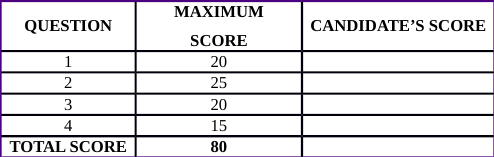
#> input picture build/lib/eval/class/1009.png, 494 x 157 px
$ python -i __init__.py   (imports and definitions only)
#> lines starting #> are read from the running program, lines starting #| are printed output that depends on the picture; after the words box and inside, x2 and y2 are one past the last pixel; in counts of white or black regions, pixels touching at a corner belong together
import cv2
import os


def extract_cell_images_from_table(image):
    BLUR_KERNEL_SIZE = (17, 17)
    STD_DEV_X_DIRECTION = 0
    STD_DEV_Y_DIRECTION = 0
    blurred = cv2.GaussianBlur(image, BLUR_KERNEL_SIZE, STD_DEV_X_DIRECTION, STD_DEV_Y_DIRECTION)
    MAX_COLOR_VAL = 255
    BLOCK_SIZE = 15
    SUBTRACT_FROM_MEAN = -2

    img_bin = cv2.adaptiveThreshold(
        ~blurred,
        MAX_COLOR_VAL,
        cv2.ADAPTIVE_THRESH_MEAN_C,
        cv2.THRESH_BINARY,
        BLOCK_SIZE,
        SUBTRACT_FROM_MEAN,
    )


    vertical = horizontal = img_bin.copy()
    SCALE = 5
    image_width, image_height = horizontal.shape
    horizontal_kernel = cv2.getStructuringElement(cv2.MORPH_RECT, (int(image_width / SCALE), 1))
    horizontally_opened = cv2.morphologyEx(img_bin, cv2.MORPH_OPEN, horizontal_kernel)
    vertical_kernel = cv2.getStructuringElement(cv2.MORPH_RECT, (1, int(image_width / SCALE)))
    vertically_opened = cv2.morphologyEx(img_bin, cv2.MORPH_OPEN, vertical_kernel)

    horizontally_dilated = cv2.dilate(horizontally_opened, cv2.getStructuringElement(cv2.MORPH_RECT, (40, 1)))
    vertically_dilated = cv2.dilate(vertically_opened, cv2.getStructuringElement(cv2.MORPH_RECT, (1, 60)))


    mask = horizontally_dilated + vertically_dilated
    contours, heirarchy = cv2.findContours(
        mask, cv2.RETR_TREE, cv2.CHAIN_APPROX_SIMPLE,
    )
    perimeter_lengths = [cv2.arcLength(c, True) for c in contours]
    epsilons = [0.05 * p for p in perimeter_lengths]
    approx_polys = [cv2.approxPolyDP(c, e, True) for c, e in zip(contours, epsilons)]

    # Filter out contours that aren't rectangular. Those that aren't rectangular
    # are probably noise.
    approx_rects = [p for p in approx_polys if len(p) == 4]
    bounding_rects = [cv2.boundingRect(a) for a in approx_polys]

    # Filter out rectangles that are too narrow or too short.

    MIN_RECT_WIDTH = 40
    MIN_RECT_HEIGHT = 10
    bounding_rects = [
        r for r in bounding_rects if MIN_RECT_WIDTH < r[2] and MIN_RECT_HEIGHT < r[3]
    ]


    # The largest bounding rectangle is assumed to be the entire table.
    # Remove it from the list. We don't want to accidentally try to OCR
    # the entire table.
    largest_rect = max(bounding_rects, key=lambda r: r[2] * r[3])
    bounding_rects = [b for b in bounding_rects if b is not largest_rect]

    cells = [c for c in bounding_rects]

    def cell_in_same_row(c1, c2):
        c1_center = c1[1] + c1[3] - c1[3] / 2
        c2_bottom = c2[1] + c2[3]
        c2_top = c2[1]
        return c2_top < c1_center < c2_bottom

    orig_cells = [c for c in cells]
    rows = []
    while cells:
        first = cells[0]
        rest = cells[1:]
        cells_in_same_row = sorted(
            [
                c for c in rest
                if cell_in_same_row(c, first)
            ],
            key=lambda c: c[0]
        )

        row_cells = sorted([first] + cells_in_same_row, key=lambda c: c[0])
        rows.append(row_cells)
        cells = [
            c for c in rest
            if not cell_in_same_row(c, first)
        ]

    # Sort rows by average height of their center.
    def avg_height_of_center(row):
        centers = [y + h - h / 2 for x, y, w, h in row]
        return sum(centers) / len(centers)

    rows.sort(key=avg_height_of_center)
    cell_images_rows = []
    for row in rows:
        cell_images_row = []
        for x, y, w, h in row:
            cell_images_row.append(image[y:y + h, x:x + w])
        cell_images_rows.append(cell_images_row)
    return cell_images_rows


def extract_cell(img_file):
    #directory, filename = os.path.split(f)
    table = cv2.cvtColor(img_file, cv2.COLOR_BGR2GRAY)


    rows = extract_cell_images_from_table(table)

    #cell_img_dir = os.path.join(directory, "cells")
    #os.makedirs(cell_img_dir, exist_ok=True)
    image_np = []
    image_num = []

    for i, row in enumerate(rows):
        for j, cell in enumerate(row):


            cell_filename = "{:03d}-{:03d}".format(i, j)

            # cell_filename2 = cell_filename + '.png'
            # cell_filename2 = os.path.join(r'C:\Users\user\AppData\Local\Programs\Python\Python38\Lib\site-packages\niaimage2table-1.0-py3.8.egg\save',cell_filename2)
            # cv2.imwrite(cell_filename2,cell)


            image_np.append(cell)
            image_num.append(cell_filename)


    return image_np,image_num

>>> import cv2
>>> picture = cv2.imread('../build/lib/eval/class/1009.png', cv2.IMREAD_GRAYSCALE)
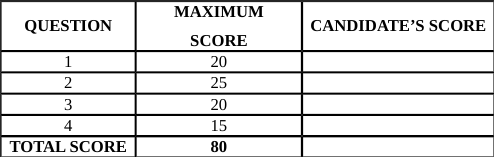
#> picture: shape (157, 494); min 0, max 255, mean 222.4
>>> result = extract_cell_images_from_table(picture)
#> in extract_cell_images_from_table, `blurred = cv2.GaussianBlur(image, BLUR_KERNEL_SIZE, STD_DEV_X_DIRECTIO..`:
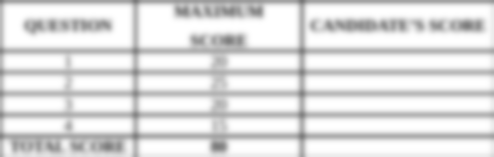
#> blurred: shape (157, 494); min 119, max 255, mean 223.4
#> in extract_cell_images_from_table, `img_bin = cv2.adaptiveThreshold( ~blurred, MAX_COLOR_VAL, cv2.ADAPTIVE..`:
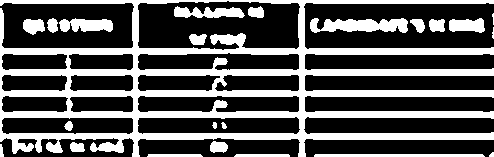
#> img_bin: shape (157, 494); 34.4% white; 23 white regions (3 under 20 px), largest, box (x1, y1, x2, y2) and area: (0, 0, 494, 157) 21734, (310, 18, 408, 33) 1044, (174, 6, 245, 18) 575
#> in extract_cell_images_from_table, `horizontally_opened = cv2.morphologyEx(img_bin, cv2.MORPH_OPEN, horizo..`:
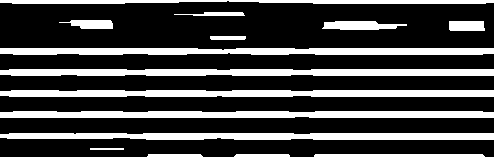
#> horizontally_opened: shape (157, 494); 26.5% white; 15 white regions, largest, box (x1, y1, x2, y2) and area: (0, 111, 494, 118) 3311, (0, 90, 494, 97) 3310, (0, 69, 494, 76) 3304
#> in extract_cell_images_from_table, `vertically_opened = cv2.morphologyEx(img_bin, cv2.MORPH_OPEN, vertical..`: vertically_opened: shape (157, 494); 2.8% white; 4 white regions, box (x1, y1, x2, y2) and area: (299, 0, 305, 157) 870, (133, 0, 139, 157) 794, (0, 8, 3, 142) 301, (67, 48, 70, 119) 181
#> in extract_cell_images_from_table, `horizontally_dilated = cv2.dilate(horizontally_opened, cv2.getStructur..`:
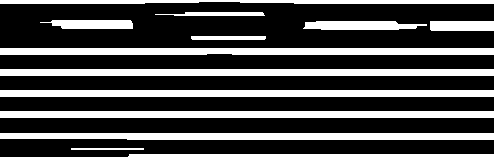
#> horizontally_dilated: shape (157, 494); 29.8% white; 13 white regions, largest, box (x1, y1, x2, y2) and area: (0, 69, 494, 76) 3458, (0, 90, 494, 97) 3458, (0, 111, 494, 118) 3458
#> in extract_cell_images_from_table, `vertically_dilated = cv2.dilate(vertically_opened, cv2.getStructuringE..`:
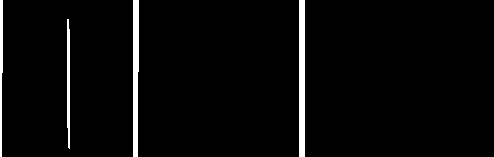
#> vertically_dilated: shape (157, 494); 3.3% white; 4 white regions
#> in extract_cell_images_from_table, `mask = horizontally_dilated + vertically_dilated`:
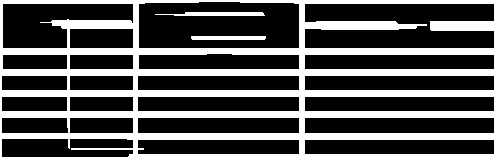
#> mask: shape (157, 494); min 0, max 255, mean 82
#> in extract_cell_images_from_table, `contours, heirarchy = cv2.findContours( mask, cv2.RETR_TREE, cv2.CHAIN..`: contours = 20 contours; largest, box (x1, y1, x2, y2) and area: (0, 0, 494, 157) 52562, (138, 1, 300, 49) 7433, (2, 3, 134, 49) 3952, (137, 117, 300, 134) 2590, (138, 53, 300, 70) 2438
#> in extract_cell_images_from_table, `perimeter_lengths = [cv2.arcLength(c, True) for c in contours]`: perimeter_lengths = [143.4, 3985.3, 362.5, 353.7, 157.7, 163.1, 351.7, 155.7, 159.7, 351.7, 155.7, 159.7, 155.7, 157.7, 350.5, 165.7, 405.2, 411.3, 152.8, 221.7]
#> in extract_cell_images_from_table, `epsilons = [0.05 * p for p in perimeter_lengths]`: epsilons = [7.17, 199.3, 18.12, 17.68, 7.88, 8.15, 17.58, 7.78, 7.98, 17.58, 7.78, 7.98, 7.78, 7.88, 17.52, 8.28, 20.26, 20.57, 7.64, 11.08]
#> in extract_cell_images_from_table, `approx_polys = [cv2.approxPolyDP(c, e, True) for c, e in zip(contours,..`: approx_polys = 20 contours, 8 with area under 20; largest, box (x1, y1, x2, y2) and area: (138, 3, 300, 49) 7041, (2, 3, 134, 49) 2859, (69, 28, 134, 49) 1198, (1, 117, 69, 134) 984, (69, 117, 134, 134) 946
#> in extract_cell_images_from_table, `approx_rects = [p for p in approx_polys if len(p) == 4]`: approx_rects = 11 contours; largest, box (x1, y1, x2, y2) and area: (138, 3, 300, 49) 7041, (69, 28, 134, 49) 1198, (1, 117, 69, 134) 984, (69, 117, 134, 134) 946, (1, 96, 68, 112) 911
#> in extract_cell_images_from_table, `bounding_rects = [cv2.boundingRect(a) for a in approx_polys]`: bounding_rects = 20 items, first 6: (430, 21, 64, 10), (0, 0, 494, 157), (137, 140, 163, 14), (137, 118, 163, 15), (69, 117, 65, 17), (1, 117, 68, 17)
#> in extract_cell_images_from_table, `bounding_rects = [ r for r in bounding_rects if MIN_RECT_WIDTH < r[2] ..`: bounding_rects = 17 items, first 6: (0, 0, 494, 157), (137, 140, 163, 14), (137, 118, 163, 15), (69, 117, 65, 17), (1, 117, 68, 17), (137, 97, 163, 14)
#> in extract_cell_images_from_table, `largest_rect = max(bounding_rects, key=lambda r: r[2] * r[3])`: largest_rect = (0, 0, 494, 157)
#> in extract_cell_images_from_table, `bounding_rects = [b for b in bounding_rects if b is not largest_rect]`: bounding_rects = 16 items, first 6: (137, 140, 163, 14), (137, 118, 163, 15), (69, 117, 65, 17), (1, 117, 68, 17), (137, 97, 163, 14), (69, 96, 65, 16)
#> in extract_cell_images_from_table, `cells = [c for c in bounding_rects]`: cells has the same summary as bounding_rects
#> in extract_cell_images_from_table, `orig_cells = [c for c in cells]`: orig_cells has the same summary as bounding_rects
#> the loop in extract_cell_images_from_table, `while cells:` made 7 passes
#> row_cells on passes 1, 2, 3, 4, 7: [(137, 140, 163, 14)], [(1, 117, 68, 17), (69, 117, 65, 17), (137, 118, 163, 15)], [(1, 96, 67, 16), (69, 96, 65, 16), (137, 97, 163, 14)], [(1, 75, 67, 16), (69, 75, 65, 16), (137, 76, 163, 14)], [(2, 3, 132, 46), (138, 3, 162, 46)]
#> (cells_in_same_row, row_cells, cells) on pass 5: ([(2, 54, 66, 16), (138, 55, 162, 14)], [(2, 54, 66, 16), (69, 54, 65, 16), (138, 55, 162, 14)], [(69, 28, 65, 21), (2, 3, 132, 46), (138, 3, 162, 46)])
#> after the loop in extract_cell_images_from_table, `while cells:`: rows = 7 items
#> the loop in extract_cell_images_from_table, `for row in rows:` made 7 passes
#> row on passes 1 to 7: [(2, 3, 132, 46), (138, 3, 162, 46)], [(69, 28, 65, 21)], [(2, 54, 66, 16), (69, 54, 65, 16), (138, 55, 162, 14)], [(1, 75, 67, 16), (69, 75, 65, 16), (137, 76, 163, 14)], [(1, 96, 67, 16), (69, 96, 65, 16), (137, 97, 163, 14)], [(1, 117, 68, 17), (69, 117, 65, 17), (137, 118, 163, 15)], [(137, 140, 163, 14)]
#> result = 7 items

$ run again, on build/lib/eval/class/107.png
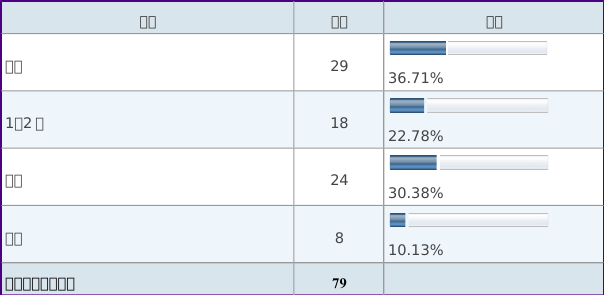
#> input picture build/lib/eval/class/107.png, 604 x 295 px
#> in extract_cell_images_from_table, `img_bin = cv2.adaptiveThreshold( ~blurred, MAX_COLOR_VAL, cv2.ADAPTIVE..`:
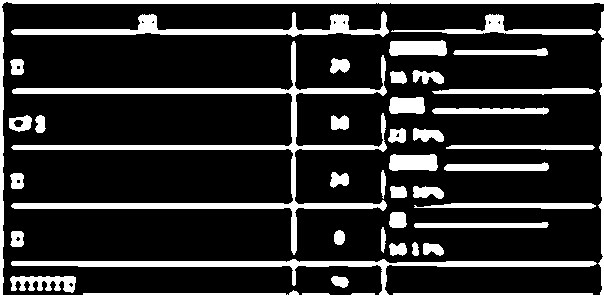
#> img_bin: shape (295, 604); 18.1% white; 46 white regions (1 under 20 px), largest, box (x1, y1, x2, y2) and area: (11, 41, 387, 255) 7482, (11, 259, 597, 295) 3503, (0, 0, 604, 295) 3444
#> horizontally_opened: shape (295, 604); 11.2% white; 17 white regions, largest, box (x1, y1, x2, y2) and area: (11, 261, 597, 267) 3168, (0, 0, 604, 4) 2371, (11, 203, 387, 209) 2171
#> vertically_opened: shape (295, 604); 1.2% white; 4 white regions, box (x1, y1, x2, y2) and area: (0, 0, 3, 295) 877, (601, 40, 604, 295) 574, (292, 41, 296, 255) 561, (382, 259, 385, 295) 108
#> horizontally_dilated: shape (295, 604); 12.8% white; 15 white regions, largest, box (x1, y1, x2, y2) and area: (0, 261, 604, 267) 3417, (0, 203, 604, 209) 3351, (0, 29, 604, 35) 2934
#> in extract_cell_images_from_table, `vertically_dilated = cv2.dilate(vertically_opened, cv2.getStructuringE..`:
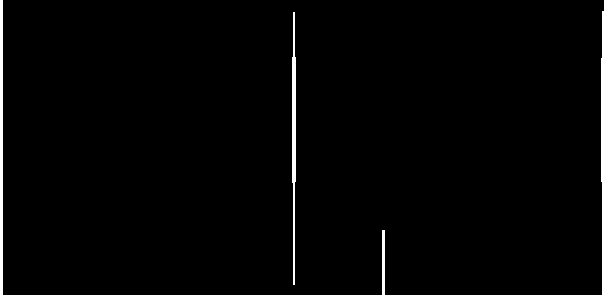
#> vertically_dilated: shape (295, 604); 1.4% white; 4 white regions
#> contours = 13 contours; largest, box (x1, y1, x2, y2) and area: (0, 0, 604, 295) 151034, (294, 31, 603, 207) 50202, (294, 207, 603, 263) 16500, (2, 34, 294, 89) 15680, (2, 149, 294, 204) 15678
#> perimeter_lengths = [484, 3356.6, 489.1, 685.7, 782.7, 351.1, 687.1, 681.7, 687.1, 2115.2, 293.9, 315.1, 271.7]
#> epsilons = [24.2, 167.8, 24.45, 34.28, 39.14, 17.55, 34.35, 34.08, 34.35, 105.8, 14.69, 15.75, 13.58]
#> approx_polys = 13 contours, 5 with area under 20; largest, box (x1, y1, x2, y2) and area: (0, 0, 604, 295) 173976, (294, 33, 603, 204) 26436, (294, 207, 603, 262) 16119, (2, 149, 294, 204) 15345, (2, 34, 293, 89) 15344, (2, 208, 294, 262) 15081, (2, 93, 293, 146) 14740, (384, 266, 603, 294) 5751
#> approx_rects = 6 contours; box (x1, y1, x2, y2) and area: (294, 207, 603, 262) 16119, (2, 149, 294, 204) 15345, (2, 34, 293, 89) 15344, (2, 208, 294, 262) 15081, (2, 93, 293, 146) 14740, (384, 266, 603, 294) 5751
#> in extract_cell_images_from_table, `bounding_rects = [cv2.boundingRect(a) for a in approx_polys]`: bounding_rects = [(64, 293, 242, 2), (0, 0, 604, 295), (384, 266, 219, 28), (2, 208, 292, 54), (294, 207, 309, 55), (395, 224, 174, 3), (2, 149, 292, 55), (2, 93, 291, 53), (2, 34, 291, 55), (294, 33, 309, 171), (425, 165, 144, 3), (413, 110, 156, 2), (434, 51, 134, 3)]
#> in extract_cell_images_from_table, `bounding_rects = [ r for r in bounding_rects if MIN_RECT_WIDTH < r[2] ..`: bounding_rects = [(0, 0, 604, 295), (384, 266, 219, 28), (2, 208, 292, 54), (294, 207, 309, 55), (2, 149, 292, 55), (2, 93, 291, 53), (2, 34, 291, 55), (294, 33, 309, 171)]
#> largest_rect = (0, 0, 604, 295)
#> in extract_cell_images_from_table, `bounding_rects = [b for b in bounding_rects if b is not largest_rect]`: bounding_rects = [(384, 266, 219, 28), (2, 208, 292, 54), (294, 207, 309, 55), (2, 149, 292, 55), (2, 93, 291, 53), (2, 34, 291, 55), (294, 33, 309, 171)]
#> in extract_cell_images_from_table, `cells = [c for c in bounding_rects]`: cells has the same summary as bounding_rects
#> orig_cells has the same summary as bounding_rects
#> the loop in extract_cell_images_from_table, `while cells:` made 5 passes
#> row_cells on passes 1 to 2: [(384, 266, 219, 28)], [(2, 208, 292, 54), (294, 207, 309, 55)]
#> after the loop in extract_cell_images_from_table, `while cells:`: rows = [[(384, 266, 219, 28)], [(2, 208, 292, 54), (294, 207, 309, 55)], [(2, 149, 292, 55)], [(2, 93, 291, 53), (294, 33, 309, 171)], [(2, 34, 291, 55)]]
#> the loop in extract_cell_images_from_table, `for row in rows:` made 5 passes
#> row on passes 1 to 5: [(2, 34, 291, 55)], [(2, 93, 291, 53), (294, 33, 309, 171)], [(2, 149, 292, 55)], [(2, 208, 292, 54), (294, 207, 309, 55)], [(384, 266, 219, 28)]
#> after the loop in extract_cell_images_from_table, `for row in rows:`: cell_images_rows = 5 items

$ run again, on build/lib/eval/class/1117.png
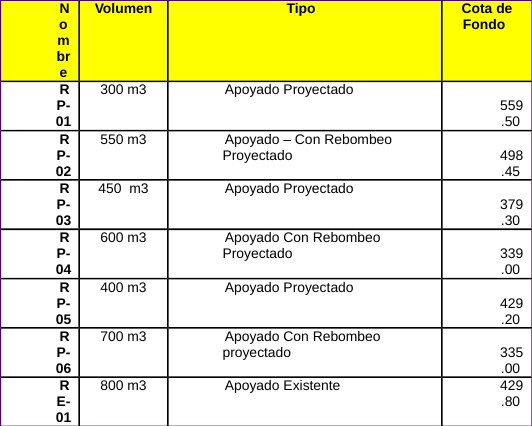
#> input picture build/lib/eval/class/1117.png, 532 x 426 px
#> in extract_cell_images_from_table, `img_bin = cv2.adaptiveThreshold( ~blurred, MAX_COLOR_VAL, cv2.ADAPTIVE..`:
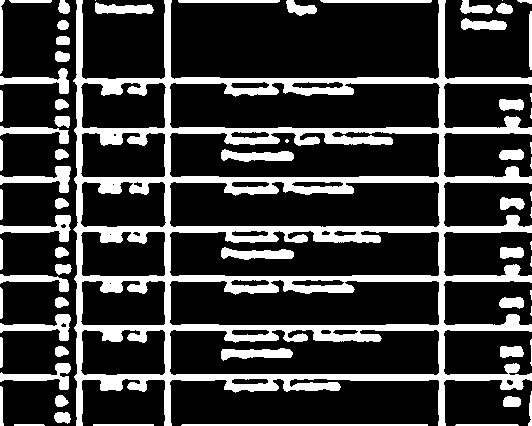
#> img_bin: shape (426, 532); 22.9% white; 69 white regions (13 under 20 px), largest, box (x1, y1, x2, y2) and area: (73, 0, 532, 426) 37797, (0, 215, 71, 242) 701, (0, 166, 71, 193) 700
#> horizontally_opened: shape (426, 532); 8.7% white; 17 white regions, largest, box (x1, y1, x2, y2) and area: (74, 177, 532, 183) 2463, (73, 226, 532, 232) 2408, (74, 374, 532, 380) 2392
#> vertically_opened: shape (426, 532); 2.9% white; 4 white regions, box (x1, y1, x2, y2) and area: (165, 0, 171, 426) 2214, (439, 0, 445, 426) 2214, (77, 0, 82, 426) 2015, (0, 0, 1, 74) 74
#> horizontally_dilated: shape (426, 532); 9.2% white; 10 white regions, largest, box (x1, y1, x2, y2) and area: (0, 177, 532, 183) 2942, (0, 374, 532, 380) 2939, (0, 226, 532, 232) 2933
#> vertically_dilated: shape (426, 532); 3% white; 4 white regions
#> in extract_cell_images_from_table, `mask = horizontally_dilated + vertically_dilated`:
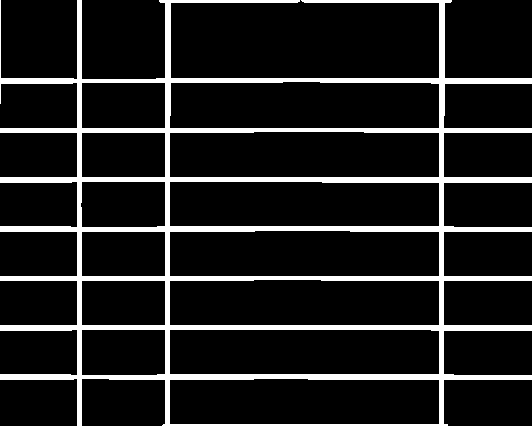
#> mask: shape (426, 532); min 0, max 255, mean 30.4
#> contours = 14 contours; largest, box (x1, y1, x2, y2) and area: (0, 0, 532, 426) 129997, (169, 81, 440, 129) 12413, (169, 131, 440, 178) 12258, (169, 230, 440, 277) 12243, (169, 279, 440, 326) 12215
#> perimeter_lengths = [5048.9, 628.5, 627.1, 257.1, 255.7, 628.5, 255.7, 628.5, 627.1, 257.9, 255.7, 628.5, 257.7, 629.3]
#> epsilons = [252.4, 31.42, 31.35, 12.85, 12.78, 31.42, 12.78, 31.42, 31.35, 12.89, 12.78, 31.42, 12.88, 31.47]
#> approx_polys = 14 contours; largest, box (x1, y1, x2, y2) and area: (0, 0, 532, 380) 186089, (170, 83, 440, 129) 11948, (169, 379, 440, 425) 11837, (169, 280, 440, 326) 11837, (169, 231, 440, 277) 11837
#> approx_rects has the same summary as approx_polys
#> in extract_cell_images_from_table, `bounding_rects = [cv2.boundingRect(a) for a in approx_polys]`: bounding_rects = 14 items, first 6: (0, 0, 532, 380), (169, 379, 271, 46), (169, 330, 271, 45), (81, 329, 85, 47), (81, 280, 85, 46), (169, 280, 271, 46)
#> largest_rect = (0, 0, 532, 380)
#> in extract_cell_images_from_table, `bounding_rects = [b for b in bounding_rects if b is not largest_rect]`: bounding_rects = [(169, 379, 271, 46), (169, 330, 271, 45), (81, 329, 85, 47), (81, 280, 85, 46), (169, 280, 271, 46), (81, 231, 85, 46), (169, 231, 271, 46), (169, 182, 271, 45), (81, 181, 85, 47), (81, 132, 85, 46), (169, 132, 271, 46), (81, 82, 85, 47), (170, 83, 270, 46)]
#> in extract_cell_images_from_table, `cells = [c for c in bounding_rects]`: cells has the same summary as bounding_rects
#> orig_cells has the same summary as bounding_rects
#> the loop in extract_cell_images_from_table, `while cells:` made 7 passes
#> row_cells on passes 1, 2, 3, 4, 5, 7: [(169, 379, 271, 46)], [(81, 329, 85, 47), (169, 330, 271, 45)], [(81, 280, 85, 46), (169, 280, 271, 46)], [(81, 231, 85, 46), (169, 231, 271, 46)], [(81, 181, 85, 47), (169, 182, 271, 45)], [(81, 82, 85, 47), (170, 83, 270, 46)]
#> after the loop in extract_cell_images_from_table, `while cells:`: rows = 7 items
#> the loop in extract_cell_images_from_table, `for row in rows:` made 7 passes
#> row on passes 1 to 7: [(81, 82, 85, 47), (170, 83, 270, 46)], [(81, 132, 85, 46), (169, 132, 271, 46)], [(81, 181, 85, 47), (169, 182, 271, 45)], [(81, 231, 85, 46), (169, 231, 271, 46)], [(81, 280, 85, 46), (169, 280, 271, 46)], [(81, 329, 85, 47), (169, 330, 271, 45)], [(169, 379, 271, 46)]

$ run again, on build/lib/eval/class/1144.png
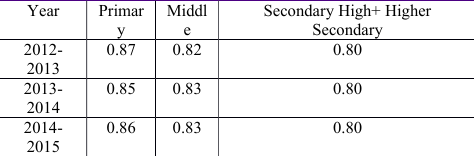
#> input picture build/lib/eval/class/1144.png, 474 x 156 px
#> img_bin: shape (156, 474); 25.3% white; 32 white regions (12 under 20 px), largest, box (x1, y1, x2, y2) and area: (0, 0, 474, 156) 13341, (0, 101, 63, 135) 726, (0, 62, 50, 96) 624
#> horizontally_opened: shape (156, 474); 13.7% white; 19 white regions, largest, box (x1, y1, x2, y2) and area: (50, 75, 474, 82) 2481, (53, 114, 474, 121) 2461, (0, 36, 181, 43) 877
#> vertically_opened: shape (156, 474); 2.8% white; 5 white regions (1 under 20 px), largest, box (x1, y1, x2, y2) and area: (152, 0, 159, 156) 836, (83, 0, 90, 156) 582, (215, 0, 222, 156) 580, (266, 0, 269, 17) 51
#> horizontally_dilated: shape (156, 474); 17.1% white; 12 white regions, largest, box (x1, y1, x2, y2) and area: (0, 75, 474, 82) 2971, (0, 114, 474, 121) 2971, (0, 36, 347, 43) 2036
#> vertically_dilated: shape (156, 474); 3.3% white; 5 white regions
#> in extract_cell_images_from_table, `mask = horizontally_dilated + vertically_dilated`:
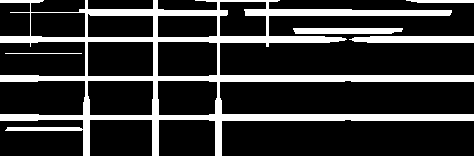
#> mask: shape (156, 474); min 0, max 255, mean 50.9
#> contours = 13 contours, 1 with area under 20; largest, box (x1, y1, x2, y2) and area: (0, 0, 474, 156) 24965, (87, 41, 154, 77) 2308, (87, 80, 154, 116) 2256, (157, 41, 218, 77) 2081, (157, 80, 218, 116) 2034
#> perimeter_lengths = [152, 256.5, 225.1, 136.8, 3273, 184.7, 197.9, 186.5, 199.7, 161.1, 176.5, 157.1, 218.1]
#> epsilons = [7.6, 12.82, 11.25, 6.84, 163.6, 9.24, 9.89, 9.32, 9.98, 8.05, 8.82, 7.85, 10.91]
#> approx_polys = 13 contours, 5 with area under 20; largest, box (x1, y1, x2, y2) and area: (87, 41, 154, 77) 2211, (87, 80, 153, 116) 2160, (157, 42, 218, 77) 1948, (157, 81, 217, 116) 1898, (87, 14, 154, 38) 1430, (219, 1, 267, 37) 1412, (30, 12, 86, 37) 1270, (157, 15, 218, 38) 1211
#> approx_rects = 7 contours; box (x1, y1, x2, y2) and area: (87, 41, 154, 77) 2211, (87, 80, 153, 116) 2160, (157, 42, 218, 77) 1948, (157, 81, 217, 116) 1898, (87, 14, 154, 38) 1430, (30, 12, 86, 37) 1270, (157, 15, 218, 38) 1211
#> in extract_cell_images_from_table, `bounding_rects = [cv2.boundingRect(a) for a in approx_polys]`: bounding_rects = [(5, 53, 77, 1), (349, 39, 125, 4), (293, 28, 110, 2), (406, 0, 68, 3), (0, 0, 474, 121), (157, 81, 60, 35), (87, 80, 66, 36), (157, 42, 61, 35), (87, 41, 67, 36), (157, 15, 61, 23), (87, 14, 67, 24), (30, 12, 56, 25), (219, 1, 48, 36)]
#> in extract_cell_images_from_table, `bounding_rects = [ r for r in bounding_rects if MIN_RECT_WIDTH < r[2] ..`: bounding_rects = [(0, 0, 474, 121), (157, 81, 60, 35), (87, 80, 66, 36), (157, 42, 61, 35), (87, 41, 67, 36), (157, 15, 61, 23), (87, 14, 67, 24), (30, 12, 56, 25), (219, 1, 48, 36)]
#> largest_rect = (0, 0, 474, 121)
#> in extract_cell_images_from_table, `bounding_rects = [b for b in bounding_rects if b is not largest_rect]`: bounding_rects = [(157, 81, 60, 35), (87, 80, 66, 36), (157, 42, 61, 35), (87, 41, 67, 36), (157, 15, 61, 23), (87, 14, 67, 24), (30, 12, 56, 25), (219, 1, 48, 36)]
#> in extract_cell_images_from_table, `cells = [c for c in bounding_rects]`: cells has the same summary as bounding_rects
#> orig_cells has the same summary as bounding_rects
#> the loop in extract_cell_images_from_table, `while cells:` made 3 passes
#> row_cells on passes 1 to 2: [(87, 80, 66, 36), (157, 81, 60, 35)], [(87, 41, 67, 36), (157, 42, 61, 35)]
#> after the loop in extract_cell_images_from_table, `while cells:`: rows = [[(87, 80, 66, 36), (157, 81, 60, 35)], [(87, 41, 67, 36), (157, 42, 61, 35)], [(30, 12, 56, 25), (87, 14, 67, 24), (157, 15, 61, 23), (219, 1, 48, 36)]]
#> the loop in extract_cell_images_from_table, `for row in rows:` made 3 passes
#> row on passes 2 to 3: [(87, 41, 67, 36), (157, 42, 61, 35)], [(87, 80, 66, 36), (157, 81, 60, 35)]
#> after the loop in extract_cell_images_from_table, `for row in rows:`: cell_images_rows = 3 items
